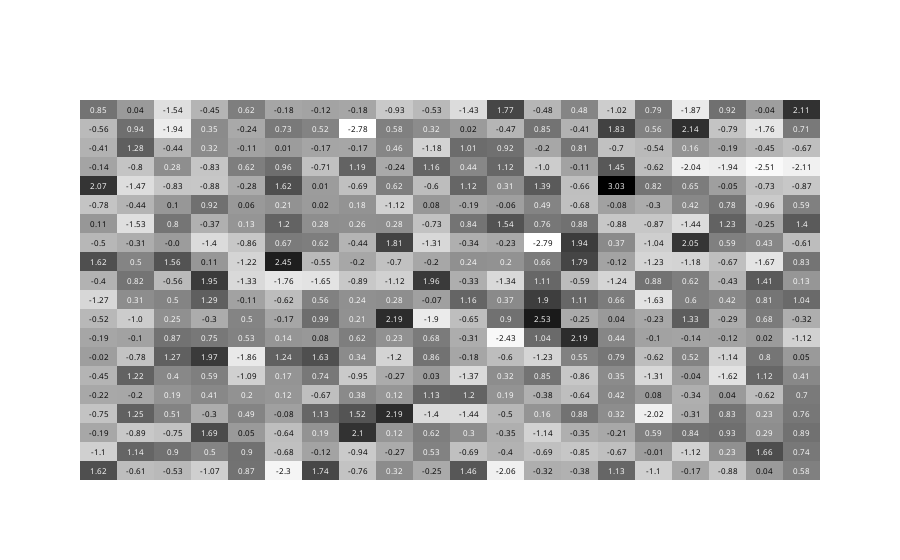

The notebook cell this image was saved under:
### Code cell
import plotly.figure_factory as ff
import numpy as np
np.random.seed(1)

z = np.random.randn(20, 20)
z_text = np.around(z, decimals=2) # Only show rounded value (full value on hover)

# fig = ff.create_annotated_heatmap(df.成分股数量, annotation_text=df.概念名称, colorscale='Greys', hoverinfo=df.概念名称)
fig = ff.create_annotated_heatmap(z, annotation_text=z_text, colorscale='Greys',hoverinfo='z')
# Make text size smaller
for i in range(len(fig.layout.annotations)):
    fig.layout.annotations[i].font.size = 8

fig.show()
